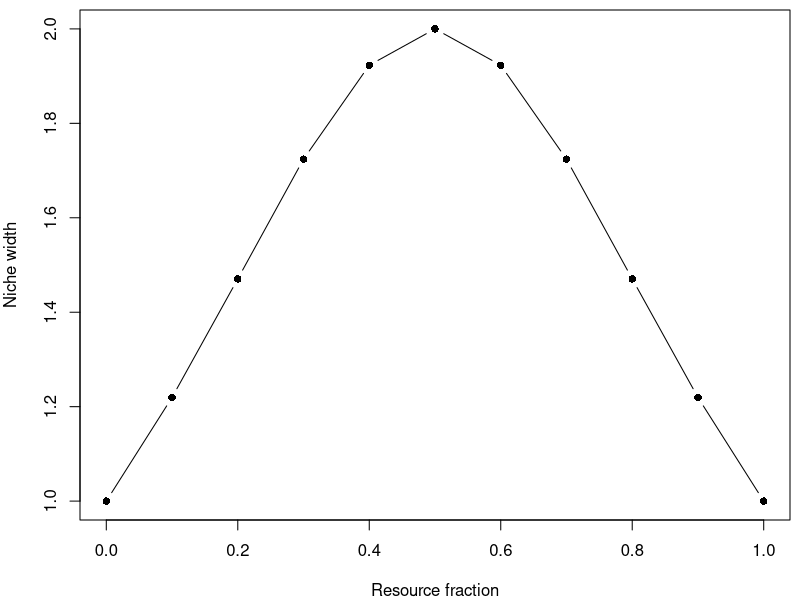

Source code (R):
## ---- chunk 1
A <- matrix(c(-1,0,1,0,-1,1,-1,-1,0), ncol=3)

# take the negative of the inverse of A 
-solve(A)

## ---- chunk 2
resourceFrac <- seq(0,1,length.out=11)
df <- data.frame(resourceFrac, rev(resourceFrac))

nw <- 1 / rowSums(df**2)
par(mar=c(4,4,0.5,0.5))
plot(df[,1], nw, pch=16, xlab='Resource fraction', 
  ylab='Niche width', type='b')

